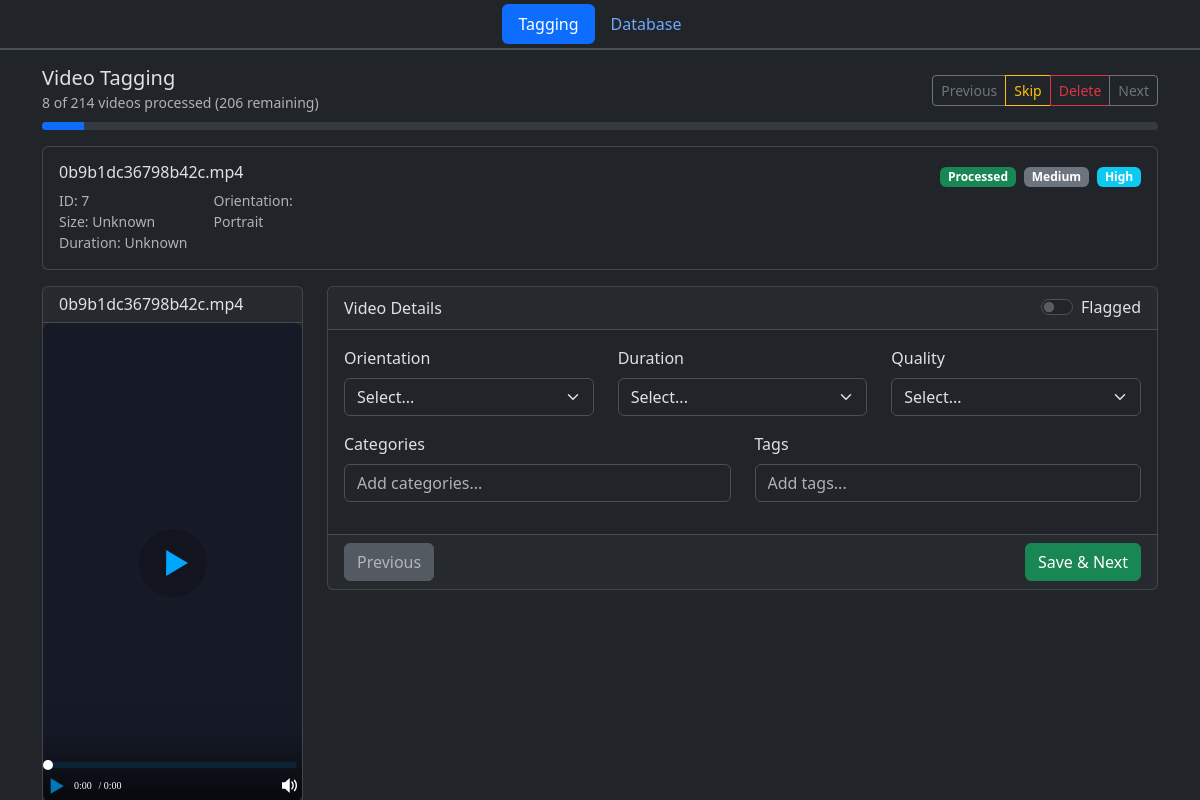
Screenshot of /?video=7 with the database file from the repository.
### tables this page shows
CREATE TABLE videos (
            id INTEGER PRIMARY KEY,
            file_name TEXT UNIQUE,
            file_path TEXT,
            duration INTEGER,
            width INTEGER,
            height INTEGER,
            orientation TEXT,
            quality TEXT,
            is_processed INTEGER DEFAULT 0,
            flagged INTEGER DEFAULT 0,
            created_at DATETIME DEFAULT CURRENT_TIMESTAMP
        );

### includes/helpers.php (called while the page is built, shortened)
<?php
function getVideoMetadata($videoPath) {
    $metadata = [
        'duration' => 0,
        'width' => 0,
        'height' => 0,
        'size' => 0,
        'orientation' => 'unknown'
    ];
    if (!file_exists($videoPath)) {
        return $metadata;
    }
    return $metadata;
}
function formatDuration($seconds) {
    if ($seconds <= 0) return 'Unknown';
}
function formatFileSize($bytes) {
    if ($bytes <= 0) return 'Unknown';
    $units = ['B', 'KB', 'MB', 'GB', 'TB'];
    $bytes = max($bytes, 0);
    $pow = floor(($bytes ? log($bytes) : 0) / log(1024));
    $pow = min($pow, count($units) - 1);
    $bytes /= pow(1024, $pow);
    return round($bytes, 2) . ' ' . $units[$pow];
}
?>

### index.php (the view, shortened to what this page needs)
<?php
require_once 'config.php';
$videoId = isset($_GET['video']) ? intval($_GET['video']) : 0;
if ($videoId > 0) {
    $stmt = $db->prepare('SELECT * FROM videos WHERE id = ?');
    $stmt->bindValue(1, $videoId, SQLITE3_INTEGER);
    $result = $stmt->execute();
    $currentVideo = $result ? $result->fetchArray(SQLITE3_ASSOC) : null;
}
$prevVideo = null;
$nextVideo = null;
if ($currentVideo) {
    $stmt = $db->prepare('SELECT * FROM videos WHERE id < ? ORDER BY id DESC LIMIT 1');
    $stmt->bindValue(1, $currentVideo['id'], SQLITE3_INTEGER);
    $result = $stmt->execute();
    $prevVideo = $result ? $result->fetchArray(SQLITE3_ASSOC) : null;
    $stmt = $db->prepare('SELECT * FROM videos WHERE id > ? AND is_processed = 0 ORDER BY id ASC LIMIT 1');
    $stmt->bindValue(1, $currentVideo['id'], SQLITE3_INTEGER);
    $result = $stmt->execute();
    $nextVideo = $result ? $result->fetchArray(SQLITE3_ASSOC) : null;
}
$videoMetadata = [];
if ($currentVideo) {
    $videoMetadata = getVideoMetadata($currentVideo['file_path']);
}
$totalVideos = $db->querySingle('SELECT COUNT(*) FROM videos');
$processedVideos = $db->querySingle('SELECT COUNT(*) FROM videos WHERE is_processed = 1');
$remainingVideos = $totalVideos - $processedVideos;
$progressPercent = $totalVideos > 0 ? ($processedVideos / $totalVideos * 100) : 0;
?>
<!DOCTYPE html>
<html lang="en">
<head>
    <link href="https://cdn.jsdelivr.net/npm/bootstrap@5.3.8/dist/css/bootstrap.min.css" rel="stylesheet">
    <link href="https://cdn.jsdelivr.net/npm/@yaireo/tagify/dist/tagify.css" rel="stylesheet" type="text/css" />
</head>
<body data-bs-theme="dark">
    <div class="container-fluid border-bottom border-2 p-1 m-0">
        <ul class="nav nav-pills justify-content-center">
            <li class="nav-item">
                <a class="nav-link <?php echo basename($_SERVER['PHP_SELF']) === 'index.php' ? 'active' : ''; ?>" href="index.php">
                    <i class="fa-solid fa-video"></i> Tagging
                </a>
            </li>
            <li class="nav-item">
                <a class="nav-link <?php echo basename($_SERVER['PHP_SELF']) === 'database.php' ? 'active' : ''; ?>" href="database.php">
                    <i class="fa-solid fa-database"></i> Database
                </a>
            </li>
        </ul>
    </div>
    <main class="container mt-3">
        <?php if ($currentVideo): ?>
                <div class="row mb-3">
                    <div class="col-12">
                        <div class="d-flex justify-content-between align-items-center mb-2">
                            <div>
                                <h5 class="mb-0">Video Tagging</h5>
                                <small class="text-muted">
                                    <?php echo "$processedVideos of $totalVideos videos processed"; ?>
                                    <?php if ($remainingVideos > 0): ?>
                                        (<?php echo $remainingVideos; ?> remaining)
                                    <?php endif; ?>
                                </small>
                            </div>
                            <div class="btn-group">
                            <?php if ($prevVideo): ?>
                                <a href="?video=<?php echo $prevVideo['id']; ?>" class="btn btn-outline-secondary btn-sm">
                                    <i class="fa-solid fa-arrow-left"></i> Previous
                                </a>
                            <?php endif; ?>
                            <button class="btn btn-outline-warning btn-sm" id="skip-btn">
                                <i class="fa-solid fa-forward"></i> Skip
                            </button>
                            <?php if ($currentVideo): ?>
                                <button class="btn btn-outline-danger btn-sm" id="delete-btn">
                                    <i class="fa-solid fa-trash"></i> Delete
                                </button>
                            <?php endif; ?>
                            <?php if ($nextVideo): ?>
                                <a href="?video=<?php echo $nextVideo['id']; ?>" class="btn btn-outline-secondary btn-sm">
                                    Next <i class="fa-solid fa-arrow-right"></i>
                                </a>
                            <?php endif; ?>
                        </div>
                        </div>
                        <div class="progress" style="height: 8px;">
                            <div class="progress-bar" role="progressbar"
                                style="width: <?php echo $progressPercent; ?>%">
                            </div>
                        </div>
                    </div>
                </div>
                <?php if ($currentVideo): ?>
                <div class="row mb-3">
                    <div class="col-12">
                        <div class="card">
                            <div class="card-body">
                                <div class="d-flex justify-content-between align-items-start">
                                    <div>
                                        <h6 class="mb-1">
                                            <?php echo htmlspecialchars($currentVideo['file_name'], ENT_QUOTES, 'UTF-8'); ?>
                                        </h6>
                                        <div class="row mt-2">
                                            <div class="col-md-6">
                                                <small class="text-muted">
                                                    <div><i class="fa-solid fa-hashtag"></i> ID: <?php echo $currentVideo['id']; ?></div>
                                                    <div><i class="fa-solid fa-weight-scale"></i> Size: <?php echo formatFileSize($videoMetadata['size'] ?? 0); ?></div>
                                                    <div><i class="fa-solid fa-clock"></i> Duration: <?php echo formatDuration($videoMetadata['duration'] ?? 0); ?></div>
                                                </small>
                                            </div>
                                            <div class="col-md-6">
                                                <small class="text-muted">
                                                    <?php if (!empty($currentVideo['orientation']) && $currentVideo['orientation'] !== 'unknown'): ?>
                                                        <div><i class="fa-solid fa-rotate"></i> Orientation: <?php echo ucfirst($currentVideo['orientation']); ?></div>
                                                    <?php endif; ?>
                                                </small>
                                            </div>
                                        </div>
                                    </div>
                                    <div>
                                        <?php if ($currentVideo['is_processed']): ?>
                                            <span class="badge bg-success">Processed</span>
                                        <?php else: ?>
                                            <span class="badge bg-warning">Unprocessed</span>
                                        <?php endif; ?>
                                        <?php if ($currentVideo['duration']): ?>
                                            <span class="badge bg-secondary ms-1"><?php echo ucfirst($currentVideo['duration']); ?></span>
                                        <?php endif; ?>
                                        <?php if ($currentVideo['quality']): ?>
                                            <span class="badge bg-info ms-1"><?php echo ucfirst($currentVideo['quality']); ?></span>
                                        <?php endif; ?>
                                    </div>
                                </div>
                            </div>
                        </div>
                    </div>
                </div>
                <?php endif; ?>
            <div class="row">
                <div class="col-md-3">
                    <div class="card">
                        <div class="card-header">
                            <h6 class="mb-0">
                                <?php echo htmlspecialchars($currentVideo['file_name'], ENT_QUOTES, 'UTF-8'); ?>
                            </h6>
                        </div>
                        <div class="card-body p-0">
                            <div id="video-player">
                            </div>
                        </div>
                    </div>
                </div>
                <div class="col-md-9">
                    <div class="card">
                        <div class="card-header d-flex justify-content-between align-items-center">
                            <span>Video Details</span>
                            <div class="form-check form-switch">
                                <input class="form-check-input" type="checkbox" id="flagged-switch">
                                <label class="form-check-label" for="flagged-switch">
                                    <i class="fa-solid fa-flag"></i> Flagged
                                </label>
                            </div>
                        </div>
                        <div class="card-body">
                            <div class="row mb-3">
                                <div class="col-md-4">
                                    <label class="form-label">
                                        <i class="fa-solid fa-rotate"></i> Orientation
                                    </label>
                                    <select class="form-select" id="video-orientation">
                                        <option value="">Select...</option>
                                    </select>
                                </div>
                                <div class="col-md-4">
                                    <label class="form-label">
                                        <i class="fa-solid fa-clock"></i> Duration
                                    </label>
                                    <select class="form-select" id="video-duration">
                                        <option value="">Select...</option>
                                    </select>
                                </div>
                                <div class="col-md-4">
                                    <label class="form-label">
                                        <i class="fa-solid fa-high-definition"></i> Quality
                                    </label>
                                    <select class="form-select" id="video-quality">
                                        <option value="">Select...</option>
                                    </select>
                                </div>
                            </div>
                            <div class="row">
                                <div class="col-md-6 mb-3">
                                    <label class="form-label">
                                        <i class="fa-solid fa-list"></i> Categories
                                    </label>
                                    <input id="category-input" class="form-control" placeholder="Add categories..."/>
                                </div>
                                <div class="col-md-6 mb-3">
                                    <label class="form-label">
                                        <i class="fa-solid fa-tags"></i> Tags
                                    </label>
                                    <input id="tags-input" class="form-control" placeholder="Add tags..."/>
                                </div>
                            </div>
                        </div>
                        <div class="card-footer">
                            <div class="d-flex justify-content-between">
                                <button class="btn btn-secondary" id="prev-btn" disabled>
                                    <i class="fa-solid fa-arrow-left"></i> Previous
                                </button>
                                <div>
                                    <button class="btn btn-success" id="save-btn">
                                        <i class="fa-solid fa-save"></i> Save & Next
                                    </button>
                                </div>
                            </div>
                        </div>
                    </div>
                </div>
            </div>
        <?php endif; ?>
    </main>
</body>
</html>

### index.php (style rules this page uses)
#video-player { width: 100%; height: auto; background: #000; display: flex; align-items: center; justify-content: center; color: #fff; }

### rows the page displays
videos: file_name "0b9b1dc36798b42c.mp4", id "7", file_path "Unknown", orientation "Portrait", duration "Medium", quality "High"

### other values shown
$processedVideos "8"
$totalVideos "214"
$remainingVideos "206"
